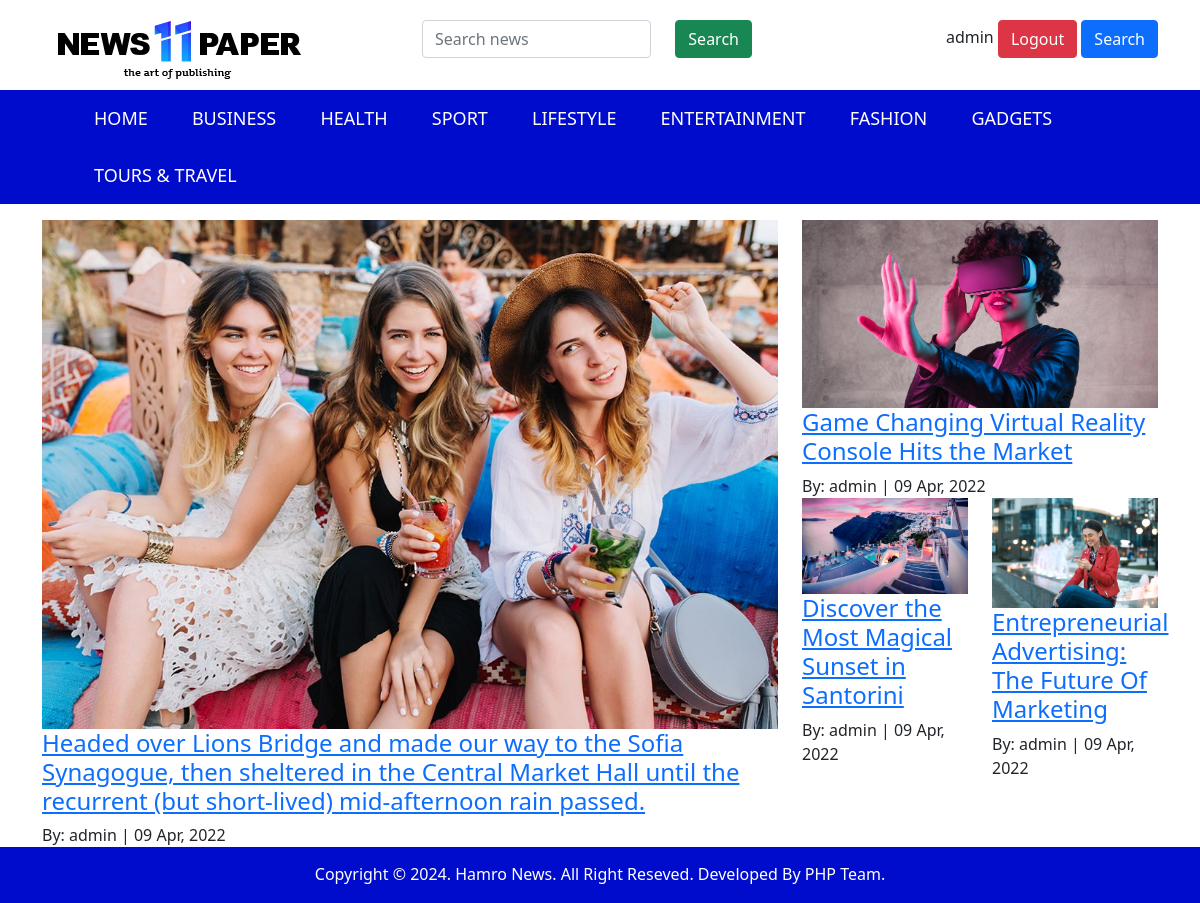
The page / (signed in) on the database its author committed.
### tables this page shows
CREATE TABLE `tbl_categories` (
  `id` int(11) NOT NULL,
  `name` varchar(50) NOT NULL,
  `rank` int(11) NOT NULL,
  `status` tinyint(1) NOT NULL DEFAULT 0,
  `created_at` datetime NOT NULL,
  `modified_at` datetime DEFAULT NULL,
  `created_by` varchar(50) NOT NULL,
  `modified_by` varchar(50) DEFAULT NULL
);

CREATE TABLE `tbl_news` (
  `id` int(11) NOT NULL,
  `name` varchar(255) NOT NULL,
  `slug` varchar(255) NOT NULL,
  `category_id` int(11) NOT NULL,
  `short_discription` text NOT NULL,
  `long_description` text NOT NULL,
  `feature_key` tinyint(1) NOT NULL DEFAULT 0,
  `feature_image` varchar(255) DEFAULT NULL,
  `status` tinyint(1) NOT NULL DEFAULT 0,
  `created_by` varchar(50) NOT NULL,
  `created_at` datetime NOT NULL,
  `modified_by` varchar(50) DEFAULT NULL,
  `modified_at` datetime DEFAULT NULL
);

### admin/class/common.class.php (called while the page is built, shortened)
<?php
	abstract class Common{
		function select($sql){
			$db_connect = new mysqli(DB_HOST,DB_USERNAME,DB_PASSWORD,DB_DATABASE);
			$result = $db_connect->query($sql);
			$datas = [];
			if($result->num_rows > 0){
				while ($d = $result->fetch_object()) {
					array_push($datas, $d);
				}
			} else{
				return $datas;
			}
			return $datas;
		}
		function getSingle($sql){
			$db_connect = new mysqli(DB_HOST,DB_USERNAME,DB_PASSWORD,DB_DATABASE);
			$result = $db_connect->query($sql);
			if($result->num_rows > 0){
				return $result->fetch_object();
			}
		}
	}
?>

### admin/class/category.class.php (called while the page is built, shortened)
<?php
	require_once "common.class.php";
	class Category extends Common{
		function getCategoryByRank(){
			$sql = "select * from tbl_categories order by rank";
			return $this->select($sql);
		}
	}
?>

### admin/class/news.class.php (called while the page is built, shortened)
<?php
	require_once "common.class.php";
	class News extends Common{
		function get_single_news_by_category_id($id){
			$sql = "select * from tbl_news where status=1 and category_id=$id order by created_at DESC";
			return $this->getSingle($sql);
		}
	}
?>

### index.php (the view)
<?php include_once('./includes/header.php'); ?>
<section class="feature-news">
	<div class="container">
		<div class="row">
			<div class="col-lg-8">
				<?php $feature_news_by_category_fashions = $newsData->get_single_news_by_category_id(61); ?>
				<div class="feature-news-content">
					<div class="feature-news-content-thumbnail">
						<img src="./admin/images/<?php echo $feature_news_by_category_fashions->feature_image; ?>" width="100%">
					</div>
					<a href="news.php?news_slug=<?php echo $feature_news_by_category_fashions->slug; ?>">
						<h4><?php echo $feature_news_by_category_fashions->name; ?></h4>
					</a>
					<span>By: <?php echo $feature_news_by_category_fashions->created_by; ?></span> |
					<span><?php echo date_format(date_create($feature_news_by_category_fashions->created_at),"d M, Y"); ?></span>
				</div>
			</div>
			<div class="col-lg-4">
				<div class="row">
					<div class="col-lg-12">
						<?php $feature_news_by_category_gadges = $newsData->get_single_news_by_category_id(62); ?>
						<div class="feature-news-content">
							<div class="feature-news-content-thumbnail">
								<img src="./admin/images/<?php echo $feature_news_by_category_gadges->feature_image; ?>" width="100%">
							</div>
							<a href="news.php?news_slug=<?php echo $feature_news_by_category_gadges->slug; ?>">
								<h4><?php echo $feature_news_by_category_gadges->name; ?></h4>
							</a>
							<span>By: <?php echo $feature_news_by_category_gadges->created_by; ?></span> |
							<span><?php echo date_format(date_create($feature_news_by_category_gadges->created_at),"d M, Y"); ?></span>
						</div>
					</div>
					<div class="col-lg-6">
						<?php $feature_news_by_category_travels = $newsData->get_single_news_by_category_id(60); ?>
						<div class="feature-news-content">
							<div class="feature-news-content-thumbnail">
								<img src="./admin/images/<?php echo $feature_news_by_category_travels->feature_image; ?>" width="100%">
							</div>
							<a href="news.php?news_slug=<?php echo $feature_news_by_category_travels->slug; ?>">
								<h4><?php echo $feature_news_by_category_travels->name; ?></h4>
							</a>
							<span>By: <?php echo $feature_news_by_category_travels->created_by; ?></span> |
							<span><?php echo date_format(date_create($feature_news_by_category_travels->created_at),"d M, Y"); ?></span>
						</div>
					</div>
					<div class="col-lg-6">
						<?php $feature_news_by_category_lifestyles = $newsData->get_single_news_by_category_id(59); ?>
						<div class="feature-news-content">
							<div class="feature-news-content-thumbnail">
								<img src="./admin/images/<?php echo $feature_news_by_category_lifestyles->feature_image; ?>" width="100%">
							</div>
							<a href="news.php?news_slug=<?php echo $feature_news_by_category_lifestyles->slug; ?>">
								<h4><?php echo $feature_news_by_category_lifestyles->name; ?></h4>
							</a>
							<span>By: <?php echo $feature_news_by_category_lifestyles->created_by; ?></span> |
							<span><?php echo date_format(date_create($feature_news_by_category_lifestyles->created_at),"d M, Y"); ?></span>
						</div>
					</div>
				</div>
			</div>
		</div>
	</div>
</section>
<?php include_once('./includes/footer.php'); ?>

### includes/header.php (shortened to what this page needs)
<?php require_once "config.php";
	$categories = $categoryData->getCategoryByRank();
?>
<!DOCTYPE html>
<html>
<head>
	<link href="https://cdn.jsdelivr.net/npm/bootstrap@5.1.3/dist/css/bootstrap.min.css" rel="stylesheet">
	<link rel="stylesheet" type="text/css" href="css/style.css">
</head>
<body>
	<div class="wrapper">
		<header>
			<div class="header-logo">
				<div class="container">
					<div class="row">
						<div class="col-sm-4">
							<a href="./">
								<img src="./images/logo.webp">
							</a>
						</div>
						<div class="col-sm-4">
							<form action="search.php" method="post" style="margin-top: 20px">
								<div class="row">
									<div class="col-sm-8">
										<input type="text" name="keywords" class="form-control" placeholder="Search news" required>
									</div>
									<div class="col-sm-4">
										<button name="search_btn" class="btn btn-success">Search</button>
									</div>
								</div>
							</form>
						</div>
						<div class="col-sm-4">
							<div style="margin-top: 20px; text-align: right;">
								<?php if(isset($_SESSION['username'])){ ?>
									<span><?php echo $_SESSION['username']; ?></span>
									<a href="logout.php" class="btn btn-danger">Logout</a>
								<?php } else{ ?>
									<a href="register.php" class="btn btn-success">Register</a>
									<a href="login.php" class="btn btn-primary">Login</a>
								<?php } ?>
								<button type="button" class="btn btn-primary" data-bs-toggle="modal" data-bs-target="#exampleModal">Search</button>
							</div>
						</div>
					</div>
				</div>
			</div>
			<div class="header-nav">
				<div class="container">
					<nav>
						<ul>
							<li>
								<a href="./">Home</a>
							</li>
							<?php foreach($categories as $item) { ?>
							<li>
								<a href="category.php?cat_id=<?php echo $item->id; ?>"><?php echo $item->name; ?></a>
							</li>
							<?php } ?>
						</ul>
					</nav>
				</div>
			</div>
		</header>

### css/style.css (style rules this page uses)
body { background: #fff; margin: 0; padding: 0; }
.header-nav { background: #000ccc; }
.header-nav nav ul { text-align: left; }
.header-nav nav ul li { display: inline-block; }
.header-nav nav ul li a { display: inline-block; color: #fff; text-decoration: none; padding: 15px 20px; text-transform: uppercase; font-size: 18px; }

### rows shown on the page
tbl_categories: name "BUSINESS"
tbl_categories: name "HEALTH"
tbl_categories: name "SPORT"
tbl_categories: name "LIFESTYLE"
tbl_categories: name "ENTERTAINMENT"
tbl_categories: name "FASHION"
tbl_categories: name "GADGETS"
tbl_categories: name "TOURS & TRAVEL"
tbl_news: feature_image (picture), name "Headed over Lions Bridge and made our way to the Sofia Synagogue, then sheltered in the Central Market Hall until the recurrent (but short-lived) mid-afternoon rain passed.", created_by "admin", created_at "09 Apr, 2022"
tbl_news: feature_image (picture), name "Game Changing Virtual Reality Console Hits the Market", created_by "admin", created_at "09 Apr, 2022"
tbl_news: feature_image (picture), name "Discover the Most Magical Sunset in Santorini", created_by "admin", created_at "09 Apr, 2022"
tbl_news: feature_image (picture), name "Entrepreneurial Advertising: The Future Of Marketing", created_by "admin", created_at "09 Apr, 2022"

### other values the page prints
$_SESSION['username'] "admin"
Date('Y') "2024"
